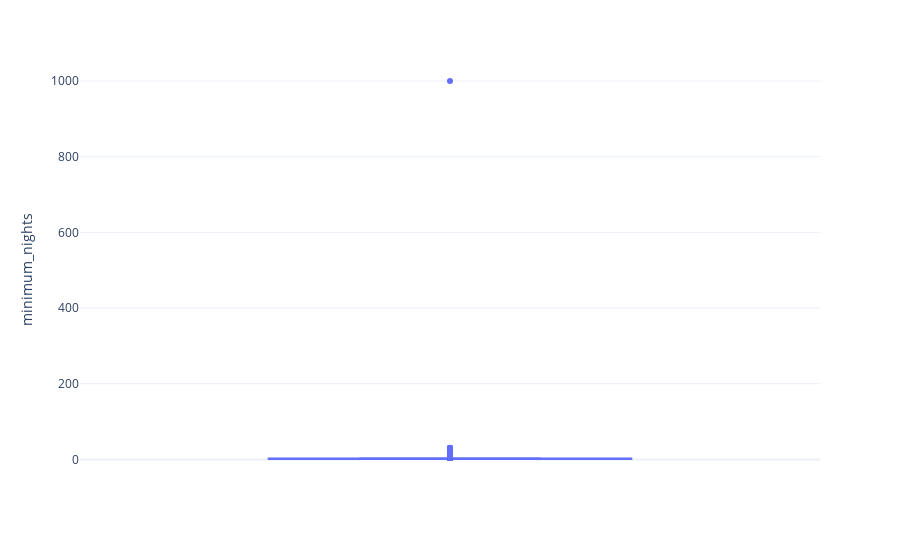

The notebook cell this image was saved under:
### Markdown cell above
Though the assumption was correct to certain extent, Let us look at the boxplots once again after correcting the minimum nights.

### Code cell
px.box(listings_new, y='minimum_nights')

### Figure 1 — Plotly figure (JSON) as saved in the notebook; plotly's stock layout.template omitted (floating-point values rounded to 4 significant figures; data arrays with more than 128 entries replaced by an {"elided": "..."} marker saying what was removed)
{"data": [{"alignmentgroup": "True", "hovertemplate": "minimum_nights=%{y}<extra></extra>", "legendgroup": "", "marker": {"color": "#636efa"}, "name": "", "notched": false, "offsetgroup": "", "orientation": "v", "showlegend": false, "x0": " ", "xaxis": "x", "y": {"elided": "3634 int values"}, "y0": " ", "yaxis": "y", "type": "box"}], "layout": {"xaxis": {"anchor": "y", "domain": [0.0, 1.0]}, "yaxis": {"anchor": "x", "domain": [0.0, 1.0], "title": {"text": "minimum_nights"}}, "legend": {"tracegroupgap": 0}, "margin": {"t": 60}, "boxmode": "group"}}
